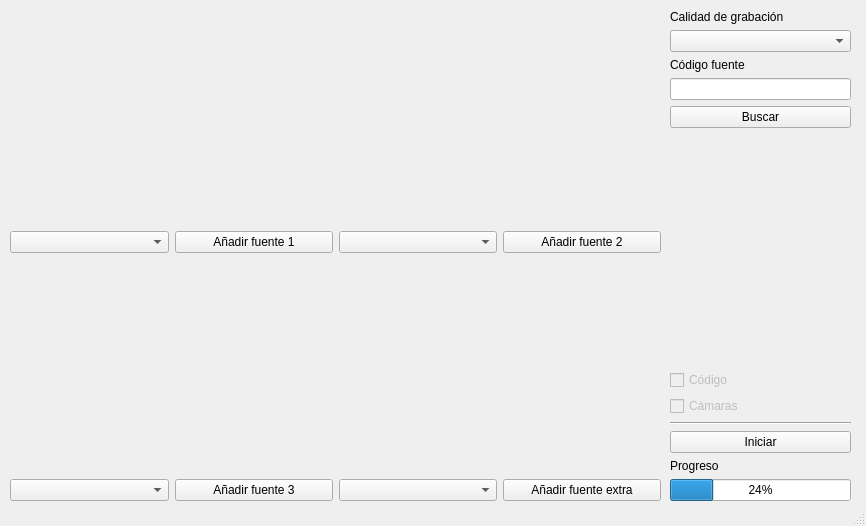
<?xml version="1.0" encoding="UTF-8"?>
<ui version="4.0">
 <class>MainWindow</class>
 <widget class="QMainWindow" name="MainWindow">
  <property name="geometry">
   <rect>
    <x>0</x>
    <y>0</y>
    <width>866</width>
    <height>526</height>
   </rect>
  </property>
  <property name="windowTitle">
   <string>MainWindow</string>
  </property>
  <widget class="QWidget" name="centralwidget">
   <widget class="QWidget" name="gridLayoutWidget">
    <property name="geometry">
     <rect>
      <x>10</x>
      <y>10</y>
      <width>651</width>
      <height>491</height>
     </rect>
    </property>
    <layout class="QGridLayout" name="gridLayout">
     <item row="1" column="1">
      <layout class="QHBoxLayout" name="horizontalLayout_2">
       <item>
        <widget class="QComboBox" name="comboSrc2"/>
       </item>
       <item>
        <widget class="QPushButton" name="btnSrc2">
         <property name="text">
          <string>Añadir fuente 2</string>
         </property>
        </widget>
       </item>
      </layout>
     </item>
     <item row="1" column="0">
      <layout class="QHBoxLayout" name="horizontalLayout">
       <item>
        <widget class="QComboBox" name="comboSrc1"/>
       </item>
       <item>
        <widget class="QPushButton" name="btnSrc1">
         <property name="text">
          <string>Añadir fuente 1</string>
         </property>
        </widget>
       </item>
      </layout>
     </item>
     <item row="4" column="0">
      <layout class="QHBoxLayout" name="horizontalLayout_3">
       <item>
        <widget class="QComboBox" name="comboSrc3"/>
       </item>
       <item>
        <widget class="QPushButton" name="btnSrc3">
         <property name="text">
          <string>Añadir fuente 3</string>
         </property>
        </widget>
       </item>
      </layout>
     </item>
     <item row="4" column="1">
      <layout class="QHBoxLayout" name="horizontalLayout_4">
       <item>
        <widget class="QComboBox" name="comboSrc4"/>
       </item>
       <item>
        <widget class="QPushButton" name="btnSrc4">
         <property name="text">
          <string>Añadir fuente extra</string>
         </property>
        </widget>
       </item>
      </layout>
     </item>
     <item row="0" column="0">
      <widget class="QLabel" name="previewSrc1">
       <property name="enabled">
        <bool>true</bool>
       </property>
       <property name="sizePolicy">
        <sizepolicy hsizetype="Preferred" vsizetype="Expanding">
         <horstretch>0</horstretch>
         <verstretch>0</verstretch>
        </sizepolicy>
       </property>
       <property name="text">
        <string/>
       </property>
       <property name="scaledContents">
        <bool>true</bool>
       </property>
      </widget>
     </item>
     <item row="0" column="1">
      <widget class="QLabel" name="previewSrc2">
       <property name="enabled">
        <bool>true</bool>
       </property>
       <property name="sizePolicy">
        <sizepolicy hsizetype="Preferred" vsizetype="Expanding">
         <horstretch>0</horstretch>
         <verstretch>0</verstretch>
        </sizepolicy>
       </property>
       <property name="text">
        <string/>
       </property>
       <property name="scaledContents">
        <bool>true</bool>
       </property>
      </widget>
     </item>
     <item row="3" column="0">
      <widget class="QLabel" name="previewSrc3">
       <property name="enabled">
        <bool>true</bool>
       </property>
       <property name="sizePolicy">
        <sizepolicy hsizetype="Preferred" vsizetype="Expanding">
         <horstretch>0</horstretch>
         <verstretch>0</verstretch>
        </sizepolicy>
       </property>
       <property name="text">
        <string/>
       </property>
       <property name="scaledContents">
        <bool>true</bool>
       </property>
      </widget>
     </item>
     <item row="3" column="1">
      <widget class="QLabel" name="previewSrc4">
       <property name="enabled">
        <bool>true</bool>
       </property>
       <property name="sizePolicy">
        <sizepolicy hsizetype="Preferred" vsizetype="Expanding">
         <horstretch>0</horstretch>
         <verstretch>0</verstretch>
        </sizepolicy>
       </property>
       <property name="text">
        <string/>
       </property>
       <property name="scaledContents">
        <bool>true</bool>
       </property>
      </widget>
     </item>
    </layout>
   </widget>
   <widget class="QWidget" name="verticalLayoutWidget">
    <property name="geometry">
     <rect>
      <x>670</x>
      <y>10</y>
      <width>181</width>
      <height>491</height>
     </rect>
    </property>
    <layout class="QVBoxLayout" name="verticalLayout_3">
     <item>
      <widget class="QLabel" name="label_5">
       <property name="text">
        <string>Calidad de grabación</string>
       </property>
      </widget>
     </item>
     <item>
      <widget class="QComboBox" name="comboQuality"/>
     </item>
     <item>
      <widget class="QLabel" name="label">
       <property name="text">
        <string>Código fuente</string>
       </property>
      </widget>
     </item>
     <item>
      <widget class="QLineEdit" name="lineEdit"/>
     </item>
     <item>
      <widget class="QPushButton" name="searchBtn">
       <property name="text">
        <string>Buscar</string>
       </property>
      </widget>
     </item>
     <item>
      <spacer name="verticalSpacer_2">
       <property name="orientation">
        <enum>Qt::Vertical</enum>
       </property>
       <property name="sizeHint" stdset="0">
        <size>
         <width>20</width>
         <height>40</height>
        </size>
       </property>
      </spacer>
     </item>
     <item>
      <widget class="QCheckBox" name="checkBox_2">
       <property name="enabled">
        <bool>false</bool>
       </property>
       <property name="text">
        <string>Código</string>
       </property>
      </widget>
     </item>
     <item>
      <widget class="QCheckBox" name="checkBox">
       <property name="enabled">
        <bool>false</bool>
       </property>
       <property name="text">
        <string>Cámaras</string>
       </property>
      </widget>
     </item>
     <item>
      <widget class="Line" name="line">
       <property name="orientation">
        <enum>Qt::Horizontal</enum>
       </property>
      </widget>
     </item>
     <item>
      <widget class="QPushButton" name="startBtn">
       <property name="text">
        <string>Iniciar</string>
       </property>
      </widget>
     </item>
     <item>
      <widget class="QLabel" name="label_2">
       <property name="text">
        <string>Progreso</string>
       </property>
      </widget>
     </item>
     <item>
      <widget class="QProgressBar" name="progressBar">
       <property name="value">
        <number>24</number>
       </property>
      </widget>
     </item>
    </layout>
   </widget>
  </widget>
  <widget class="QStatusBar" name="statusbar"/>
 </widget>
 <resources/>
 <connections/>
</ui>
